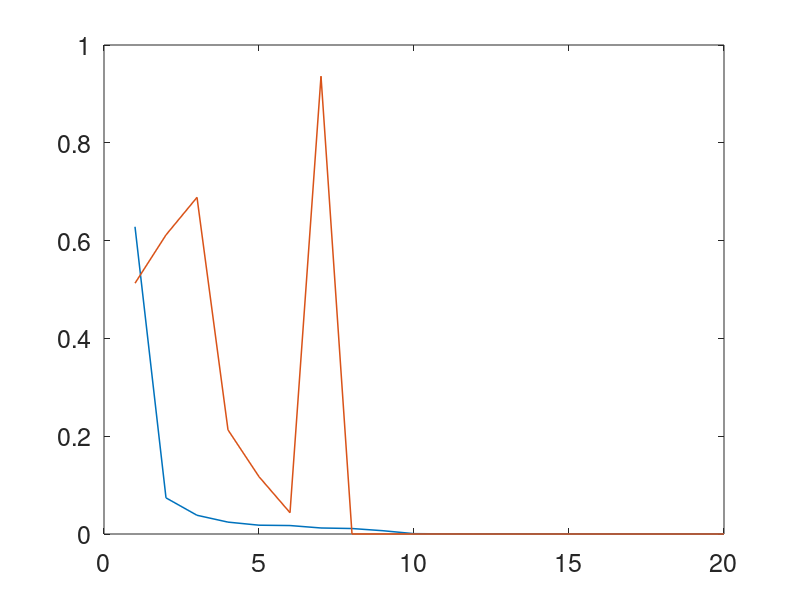

This chart was generated by the following MATLAB code: (Note: this script raises an error after producing the figure.)
%% Clear Everything %%

clear all ;
close all ;
clc ;



%% Load The Data File %%

load('history_InceptionV3_MATLAB.csv') ; 



%% Line Plot (Loss) %%

% Total No. of Epochs %
nEpochs = size(history_InceptionV3_MATLAB, 1) ; 

% x-vector %
x = linspace(1,nEpochs,nEpochs) ;

%%% Loss Scores %%% 
figure('DefaultAxesFontSize',18) 
plot(x, history_InceptionV3_MATLAB(:, 1), 'Color',[0 0.4470 0.7410], 'LineWidth', 1.1) ;  
hold on ;
plot(x, history_InceptionV3_MATLAB(:, 3), 'Color','#D95319', 'LineWidth', 1.1) ;
yline(0.0) ;
set(gca,'TickLabelInterpreter','latex','FontSize',18) ;
l = legend('Training','Validation') ;
set(l,'Interpreter','latex','FontSize',18) ;
ylabel('Loss','Interpreter','latex','FontSize',20) ;
xlabel('No. of Epochs','Interpreter','latex','FontSize',20) ;
xlim([1 nEpochs]) ;
ylim([-0.05 0.98])
title('Loss v/s No. of Epochs for InceptionV3','Interpreter','latex','FontSize',25) ;
set(gca, 'YGrid', 'on', 'XGrid', 'off') ;



%% Line Plot (Accuracy) %%

%%% Accuracy Scores %%% 
figure('DefaultAxesFontSize',18) 
plot(x, history_InceptionV3_MATLAB(:, 2), 'Color',[0 0.4470 0.7410],'LineWidth', 1.1) ;  
hold on ;
plot(x, history_InceptionV3_MATLAB(:, 4), 'Color','#D95319', 'LineWidth', 1.1) ;
yline(1.0) ;
set(gca,'TickLabelInterpreter','latex','FontSize',18) ;
l = legend('Training','Validation','Location','southeast') ;
set(l,'Interpreter','latex','FontSize',18) ;
ylabel('Accuracy','Interpreter','latex','FontSize',20) ;
xlabel('No. of Epochs','Interpreter','latex','FontSize',20) ;
xlim([1 nEpochs]) ;
ylim([0.78 1.01])
title('Accuracy v/s No. of Epochs for InceptionV3','Interpreter','latex','FontSize',25) ;
set(gca, 'YGrid', 'on', 'XGrid', 'off') ;



